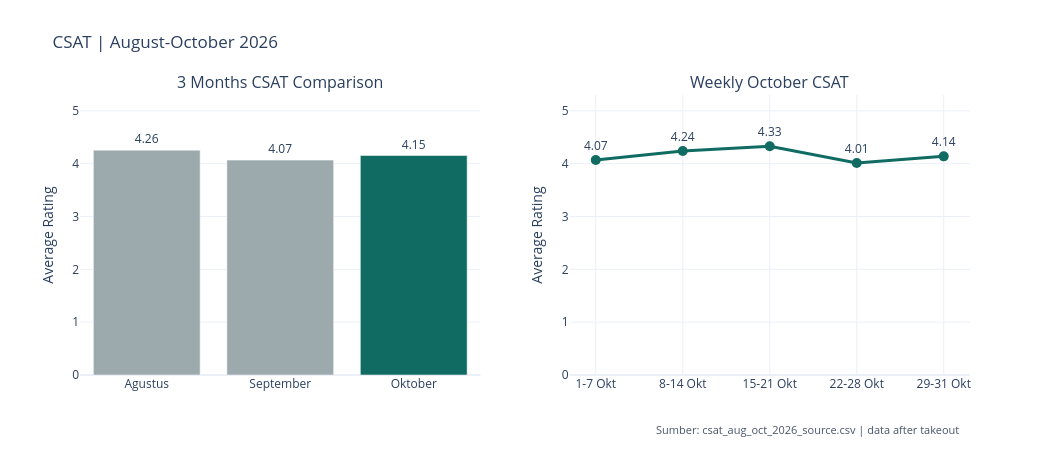

Here is the notebook cell this chart was saved with:
### Code cell
fig = make_subplots(rows=1, cols=2, subplot_titles=(
    '3 Months CSAT Comparison', 'Weekly October CSAT'))
fig.add_trace(go.Bar(x=monthly.index.tolist(), y=monthly['CSAT'].round(3),
    text=monthly['CSAT'].map(lambda v: f'{v:.2f}'), textposition='outside',
    customdata=monthly['responden'],
    hovertemplate='%{x}: %{y:.3f}<br>Responden after: %{customdata:,.0f}<extra></extra>',
    marker_color=['#9caaad', '#9caaad', '#106b62'], showlegend=False), row=1, col=1)
fig.add_trace(go.Scatter(x=weekly['rentang'], y=weekly['CSAT'].round(3),
    mode='lines+markers+text', text=weekly['CSAT'].map(lambda v: f'{v:.2f}'),
    textposition='top center', line=dict(color='#106b62', width=3), marker=dict(size=10),
    customdata=weekly['responden'],
    hovertemplate='%{x}: %{y:.3f}<br>Responden after: %{customdata:,.0f}<extra></extra>',
    showlegend=False), row=1, col=2)
fig.update_yaxes(range=[0, 5.3], title_text='Average Rating', row=1, col=1)
fig.update_yaxes(range=[0, 5.3], title_text='Average Rating', row=1, col=2)
fig.update_layout(title='CSAT | August-October 2026',
    template='plotly_white', height=460, width=1050, margin=dict(t=95, b=85))
fig.add_annotation(x=0.99, y=-0.23, xref='paper', yref='paper', showarrow=False,
    text='Sumber: csat_aug_oct_2026_source.csv | data after takeout',
    font=dict(size=11, color='#475569'), xanchor='right')
fig.show(renderer='plotly_mimetype')

### Figure 1 — Plotly figure (JSON) as saved in the notebook; plotly's stock layout.template omitted (floating-point values rounded to 4 significant figures)
{"data": [{"customdata": [1098.0, 1213.0, 1197.0], "hovertemplate": "%{x}: %{y:.3f}<br>Responden after: %{customdata:,.0f}<extra></extra>", "marker": {"color": ["#9caaad", "#9caaad", "#106b62"]}, "showlegend": false, "text": ["4.26", "4.07", "4.15"], "textposition": "outside", "type": "bar", "x": ["Agustus", "September", "Oktober"], "xaxis": "x", "y": [4.256, 4.068, 4.154], "yaxis": "y"}, {"customdata": [326.0, 259.0, 246.0, 258.0, 108.0], "hovertemplate": "%{x}: %{y:.3f}<br>Responden after: %{customdata:,.0f}<extra></extra>", "line": {"color": "#106b62", "width": 3}, "marker": {"size": 10}, "mode": "lines+markers+text", "showlegend": false, "text": ["4.07", "4.24", "4.33", "4.01", "4.14"], "textposition": "top center", "type": "scatter", "x": ["1-7 Okt", "8-14 Okt", "15-21 Okt", "22-28 Okt", "29-31 Okt"], "xaxis": "x2", "y": [4.071, 4.239, 4.329, 4.012, 4.139], "yaxis": "y2"}], "layout": {"annotations": [{"font": {"size": 16}, "showarrow": false, "text": "3 Months CSAT Comparison", "x": 0.225, "xanchor": "center", "xref": "paper", "y": 1, "yanchor": "bottom", "yref": "paper"}, {"font": {"size": 16}, "showarrow": false, "text": "Weekly October CSAT", "x": 0.775, "xanchor": "center", "xref": "paper", "y": 1, "yanchor": "bottom", "yref": "paper"}, {"font": {"color": "#475569", "size": 11}, "showarrow": false, "text": "Sumber: csat_aug_oct_2026_source.csv | data after takeout", "x": 0.99, "xanchor": "right", "xref": "paper", "y": -0.23, "yref": "paper"}], "height": 460, "margin": {"b": 85, "t": 95}, "title": {"text": "CSAT | August-October 2026"}, "width": 1050, "xaxis": {"anchor": "y", "domain": [0, 0.45]}, "xaxis2": {"anchor": "y2", "domain": [0.55, 1]}, "yaxis": {"anchor": "x", "domain": [0, 1], "range": [0, 5.3], "title": {"text": "Average Rating"}}, "yaxis2": {"anchor": "x2", "domain": [0, 1], "range": [0, 5.3], "title": {"text": "Average Rating"}}}}
